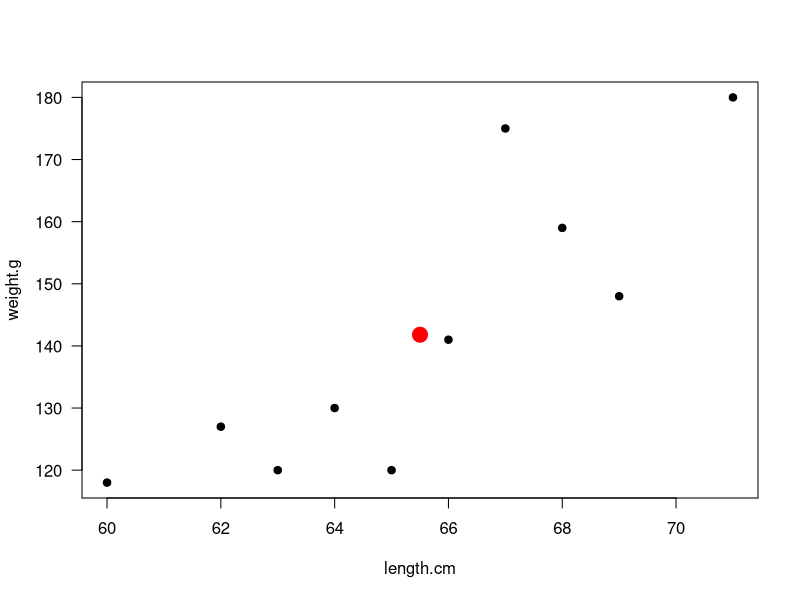
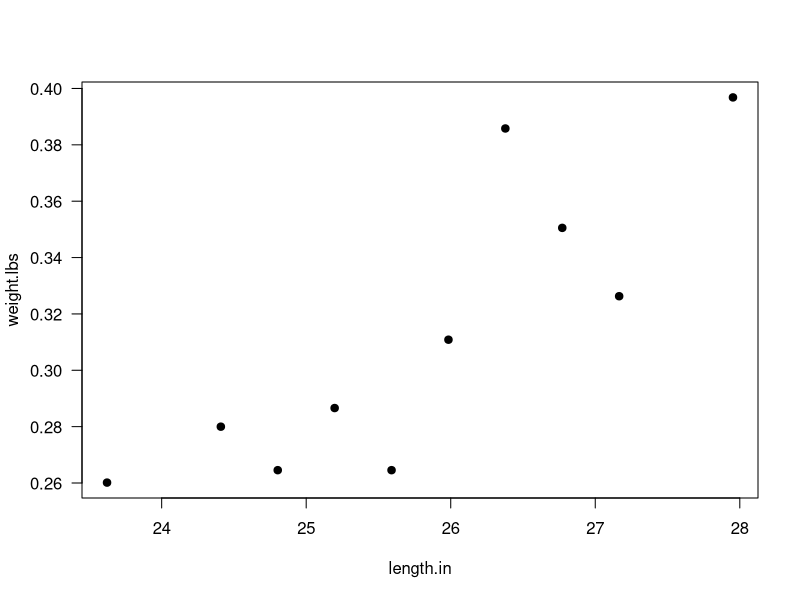
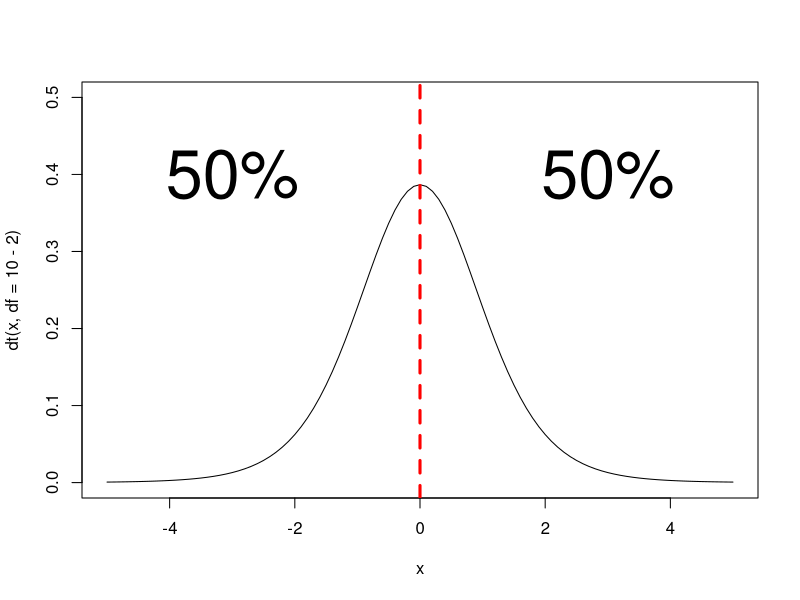
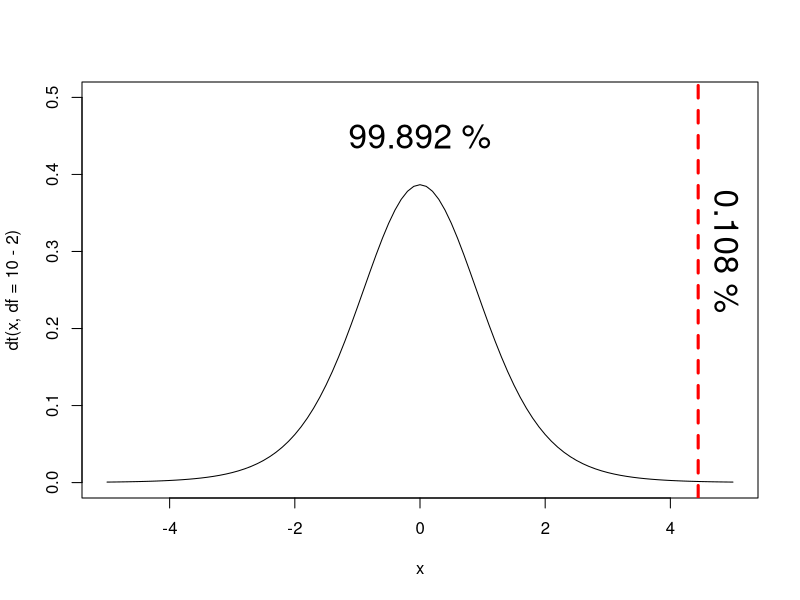
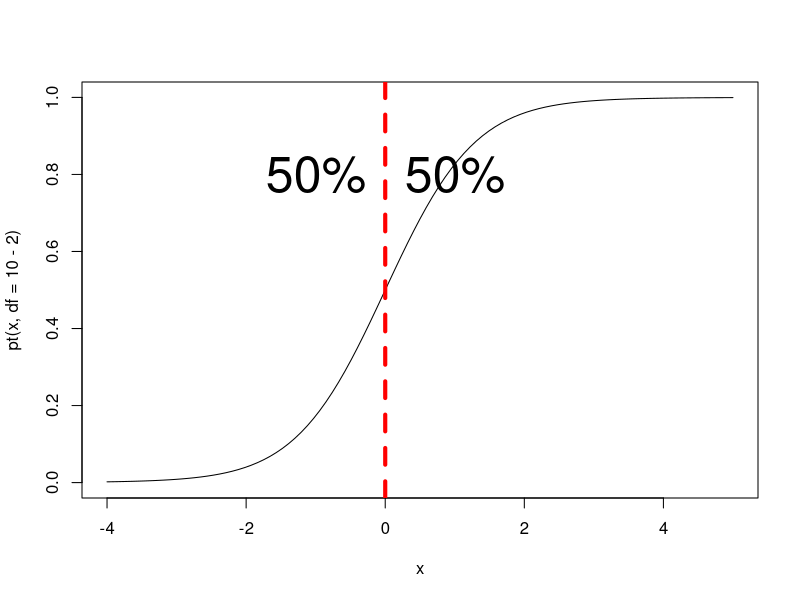
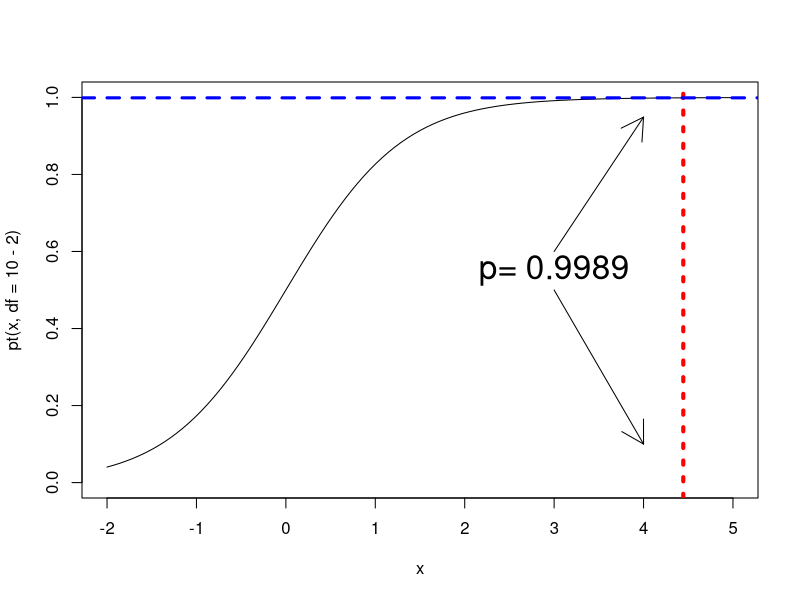

The R script that drew these images, in order:

################
#Covariance

length.cm<-c(64,69,71,67,63,62,66,60,65,68)
weight.g<-c(130,148,180,175,120,127,141,118,120,159)

cbind(length.cm,weight.g)

plot(length.cm,weight.g,pch=19,las=1);points(mean(length.cm),mean(weight.g),pch=19,cex=2,col="red")

length.minus.mean<-length.cm-mean(length.cm)
weight.minus.mean<-weight.g-mean(weight.g)

cbind(length.cm,weight.g,length.minus.mean,weight.minus.mean)

product<-length.minus.mean*weight.minus.mean

cbind(length.cm,weight.g,length.minus.mean,weight.minus.mean,product)


sum.product<-sum(product)
n<-length(product)
Covariance <- sum.product/(n-1)
cov(length.cm,weight.g)

length.in<-length.cm/2.54
weight.lbs<-weight.g*0.00220462
plot(length.in,weight.lbs,pch=19,las=1);#plot(length.cm,weight.g,pch=19,las=1)
cov(length.in,weight.lbs)

length.ft<-length.in/12
cov(length.ft,weight.lbs)

#Put it in z units
#covariance of z-transformed data IS the correlation
z.length<-(length.cm-mean(length.cm))/ sd(length.cm)
z.weight<-(weight.g-mean(length.cm))/sd(weight.g)

cov(z.length,z.weight)
cor(length.cm,weight.g)

cov(scale(length.cm),scale(weight.lbs))
cov(scale(length.in),scale(weight.lbs))







cor(weight.g,length.cm)

SEr <- sqrt((1-cor(weight.g,length.cm)^2 )/(10-2))
t.stat <- cor(weight.g,length.cm)/SEr
one.tailed.p<-pt(t.stat,df=8,lower.tail=FALSE)

t.stat.n <- (cor(weight.g,length.cm)-0.6)/SEr
one.tailed.pn<-pt(t.stat.n,df=8,lower.tail=FALSE)


one.tailed.p<-1-pt(t.stat,df=10-2);
curve(dt(x,df=10-2),xlim=c(-5,5),ylim=c(0,0.5))
abline(v=0,lty=2,col="red",lwd=3)
text(-3,0.4,"50%",cex=4)
text(3,0.4,"50%",cex=4)

curve(dt(x,df=10-2),xlim=c(-5,5),ylim=c(0,0.5))
abline(v=t.stat,lty=2,col="red",lwd=3)
text(0,0.45,paste(round(pt(t.stat,df=10-2)*100,digits=3),"%"),cex=2)
text(4.9,0.3,paste(round((1-pt(t.stat,df=10-2))*100,digits=3),"%"),cex=2,srt=270)


curve(pt(x,df=10-2),xlim=c(-4,5),ylim=c(0,1))
abline(v=0,lty=2,lwd=4,col="red")
text(-1,0.8,"50%",cex=3)
text(1,0.8,"50%",cex=3)



curve(pt(x,df=10-2),xlim=c(-2,5),ylim=c(0,1))
abline(v=t.stat,lty=3,lwd=4,col="red")
p.value<-2*one.tailed.p
abline(h=pt(t.stat,df=10-2),lty=2,lwd=3,col="blue")
arrows(3,0.6,4,pt(t.stat,df=10-2)-0.05)
arrows(3,0.5,4,0.1)
text(3,0.55,paste("p=",round(pt(t.stat,df=10-2),digits=4)),cex=2)

one.tailed.p<-pt(t.stat,df=10-2,lower.tail=FALSE)
two.tailed.p.value<-2*one.tailed.p